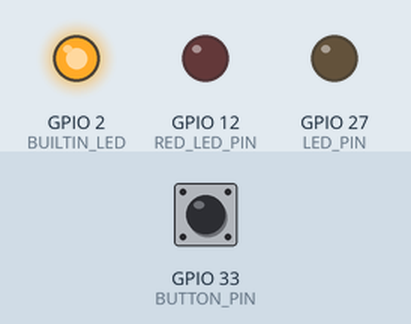
Recording of a sketch running on a simulated ESP32. Parts: output pins drawn as LEDs (lit = HIGH). Inputs (shaded band) come from the test bench; at power-on: GPIO 33 (BUTTON_PIN) HIGH. No radio packets arrive unless stated; what the sketch prints to the serial monitor is not drawn. At 5.8 s the program puts the board to deep sleep or switches it off; the recording ends there.

Above: at 0.1 s.
At 5.73 s:
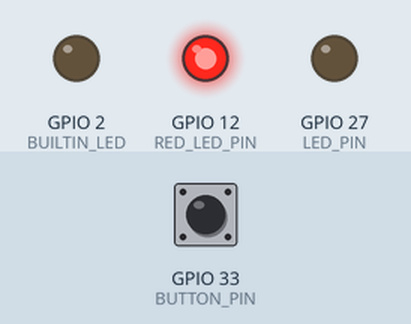
Timing chart, 0 to 5.8 s (numbered marks = the images above):
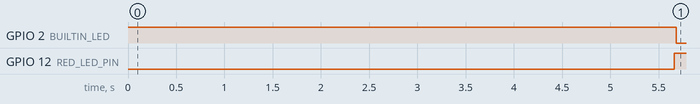

The sketch:

FINAL_Transmitter.ino
```cpp
#include <SPI.h>
#include <LoRa.h>
#include "esp_sleep.h"
#include "driver/rtc_io.h"

// -------- Pins --------
#define SS      5
#define RST     14
#define DIO0    26
#define BUTTON_PIN    33
#define LED_PIN       27
#define RED_LED_PIN   12
#define BUILTIN_LED    2
void setupLoRa() {
  LoRa.setTxPower(20, PA_OUTPUT_PA_BOOST_PIN);
  LoRa.setSpreadingFactor(12);
  LoRa.setSignalBandwidth(125E3);
  LoRa.setCodingRate4(8);
  LoRa.enableCrc();
}

// -------- Protocol --------
#define DEVICE_ID    0x01
#define CMD_PUMP     0x01
#define CMD_STATUS   0x02
#define ARG_ON       0x01
#define ARG_OFF      0x00
#define ACK_CODE     0xAA
#define ACK_TIMEOUT  1200
#define MAX_RETRIES  4

RTC_DATA_ATTR bool lastPumpState = false;
RTC_DATA_ATTR bool commError = false;

byte checksum(byte a, byte b, byte c) { return a ^ b ^ c; }

void updateLeds(bool pumpOn, bool errorOn) {
    rtc_gpio_hold_dis((gpio_num_t)LED_PIN);
    rtc_gpio_hold_dis((gpio_num_t)RED_LED_PIN);
    pinMode(LED_PIN, OUTPUT);
    pinMode(RED_LED_PIN, OUTPUT);
    digitalWrite(LED_PIN, pumpOn ? HIGH : LOW);
    digitalWrite(RED_LED_PIN, errorOn ? HIGH : LOW);
    rtc_gpio_set_direction((gpio_num_t)LED_PIN, RTC_GPIO_MODE_OUTPUT_ONLY);
    rtc_gpio_set_level((gpio_num_t)LED_PIN, pumpOn ? 1 : 0);
    rtc_gpio_set_direction((gpio_num_t)RED_LED_PIN, RTC_GPIO_MODE_OUTPUT_ONLY);
    rtc_gpio_set_level((gpio_num_t)RED_LED_PIN, errorOn ? 1 : 0);
    rtc_gpio_hold_en((gpio_num_t)LED_PIN);
    rtc_gpio_hold_en((gpio_num_t)RED_LED_PIN);
}

bool waitForAck() {
    unsigned long start = millis();
    while (millis() - start < ACK_TIMEOUT) {
        int packetSize = LoRa.parsePacket();
        if (packetSize >= 4) {
            byte id    = LoRa.read();
            byte ack   = LoRa.read();
            byte rState = LoRa.read();
            byte chk   = LoRa.read();
            if (id == DEVICE_ID && ack == ACK_CODE && chk == checksum(id, ack, rState)) {
                lastPumpState = (rState == ARG_ON);
                Serial.print(">>> ACK RECEIVED: Pump is ");
                Serial.println(lastPumpState ? "ON ✔" : "OFF ✔");
                return true;
            }
        }
    }
    Serial.println(">>> NO ACK RECEIVED ❌");
    return false;
}

void sendCommand(byte cmd, byte arg) {
    byte chk = checksum(DEVICE_ID, cmd, arg);
    LoRa.beginPacket();
    LoRa.write(DEVICE_ID);
    LoRa.write(cmd);
    LoRa.write(arg);
    LoRa.write(chk);
    LoRa.endPacket();
    LoRa.receive();
}


void setup() {
    Serial.begin(9600);
    pinMode(BUTTON_PIN, INPUT_PULLUP);
    pinMode(BUILTIN_LED, OUTPUT);
    digitalWrite(BUILTIN_LED, HIGH);

    SPI.begin(18, 19, 23, SS);
    LoRa.setPins(SS, RST, DIO0);
    if (!LoRa.begin(433E6)) {
        Serial.println("LoRa Init Failed!");
        updateLeds(lastPumpState, true);
        esp_deep_sleep_start();
    }

    Serial.println("--- Transmitter Woke Up ---");

    // 1. SYNC: Fetch current state from receiver
    Serial.println("Requesting Status Sync...");
    bool syncSuccess = false;
    for(int i=0; i<MAX_RETRIES; i++) {
        sendCommand(CMD_STATUS, 0x00);
        if(waitForAck()) {
            syncSuccess = true;
            commError = false;
            break;
        }
        delay(150);
    }

    // 2. LOGIC: Compare physical switch to receiver state
    bool currentSwitch = (digitalRead(BUTTON_PIN) == LOW);
    Serial.print("Physical Switch is currently: ");
    Serial.println(currentSwitch ? "ON" : "OFF");

    if (syncSuccess) {
        if (currentSwitch != lastPumpState) {
            Serial.println("Mismatch Detected! Correcting Receiver...");
            for (int i = 0; i < MAX_RETRIES; i++) {
                sendCommand(CMD_PUMP, currentSwitch ? ARG_ON : ARG_OFF);
                if (waitForAck()) break;
                delay(150);
            }
        } else {
            Serial.println("Switch and Receiver are already in sync.");
        }
    } else {
        Serial.println("Sync Failed - Comm Error.");
        commError = true;
    }

    // 3. SLEEP
    updateLeds(lastPumpState, commError);
    Serial.println("Entering Deep Sleep...");
    esp_sleep_enable_ext0_wakeup((gpio_num_t)BUTTON_PIN, currentSwitch ? 1 : 0);
    digitalWrite(BUILTIN_LED, LOW);
    delay(100);
    esp_deep_sleep_start();
}

void loop() {}
```

Measured:
- by itself, GPIO 2 (BUILTIN_LED): LOW → HIGH at 0.00 s, → LOW 5.7 s later
- by itself, GPIO 12 (RED_LED_PIN): LOW → HIGH at 5.7 s
